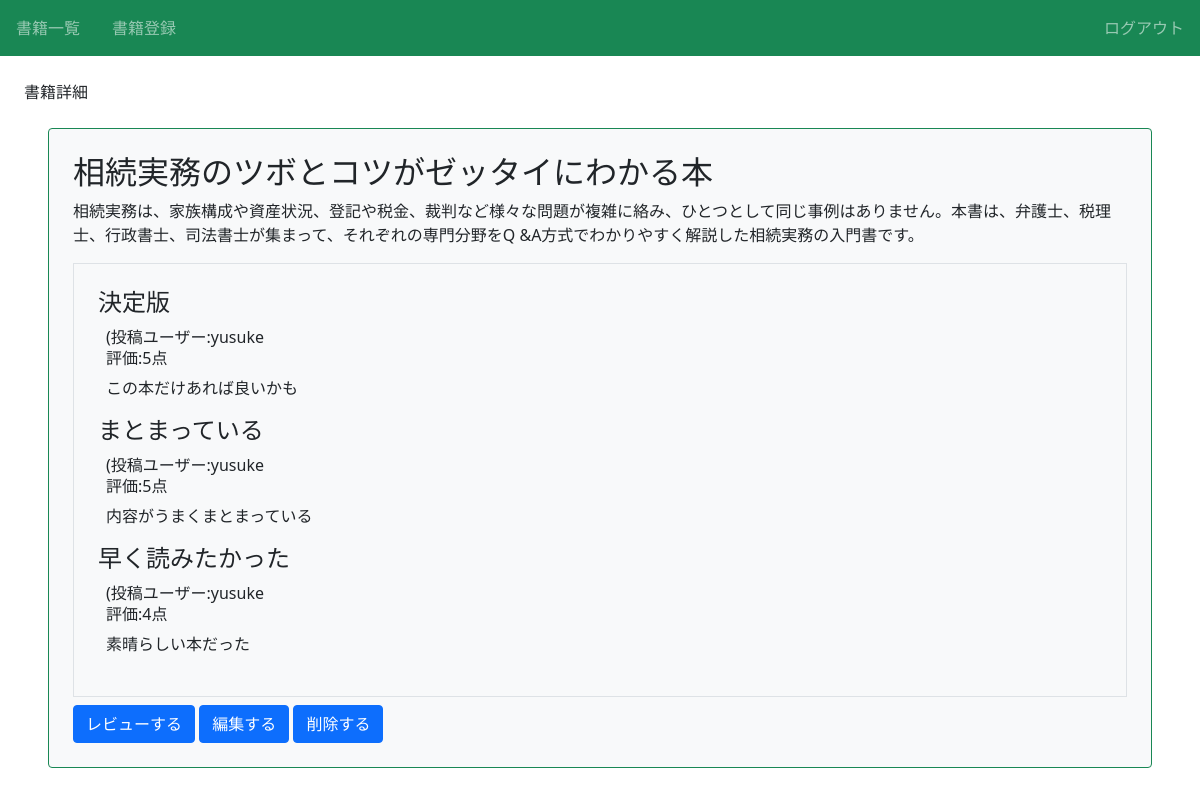
Screenshot of /book/9/detail/ (signed in) with the database file from the repository.
### book/models.py (models this page shows, shortened)
class Book(models.Model):
    title = models.CharField(max_length=100)
    text = models.TextField()
    thumbnail= models.ImageField(null=True, blank=True)
    category = models.CharField(
        max_length=100,
        choices=CATEGORY
    )
    user = models.ForeignKey('auth.User',on_delete=models.CASCADE)

class Review(models.Model):
    book = models.ForeignKey(Book, on_delete=models.CASCADE)
    title = models.CharField(max_length=100)
    text = models.TextField()
    rate = models.IntegerField(choices=RATE_CHOICES)
    user = models.ForeignKey('auth.User', on_delete=models.CASCADE)

### book/views.py (the view)
# urls.py: path('book/<int:pk>/detail/', views.DetailBookView.as_view(), name = 'detail-book'),
class DetailBookView(LoginRequiredMixin,DetailView):
    template_name = 'book/book_detail.html'
    model = Book

### book/templates/book/book_detail.html (shortened to what this page needs)
{% extends 'base.html' %}
{% block hl %}書籍詳細{% endblock %}
{% block content%}
    <div class="p-4 m-4 bg-light border border-success rounded">
        <h2 class="text success">{{ object.title }}</h2>
        <p>{{ object.text}}</p>
        <div class="border p-4 mb-2">
            {% for review in object.review_set.all %}
            <div>
                <h3 class="h4">{{review.title}}</h3>
                <div class="px-2">
                    <span>(投稿ユーザー:{{ review.user.username}}</span>
                    <h6>評価:{{ review.rate}}点</h6>
                    <p>{{ review.text}}</p>
                </div>
            </div>
            {% endfor %}
        </div>
        <a href="{% url 'review' object.pk %}" class="btn btn-primary">レビューする</a>
        <a href="{% url 'update-book' object.pk %}" class="btn btn-primary">編集する</a>
        <a href="{% url 'delete-book' object.pk %}" class="btn btn-primary">削除する</a>
    </div>
{% endblock %}

### book/static/book/css/style.css (style rules this page uses)
a { text-decoration: none; }

### rows the page displays
Book: title "相続実務のツボとコツがゼッタイにわかる本", text "相続実務は、家族構成や資産状況、登記や税金、裁判など様々な問題が複雑に絡み、ひとつとして同じ事例はありません。本書は、弁護士、税理士、行政書士、司法書士が集まって、それぞれの専門分野をQ &A方式でわかりやすく解説した相続実務の入門書です。"
Review: title "決定版", user.username "yusuke", rate "5", text "この本だけあれば良いかも"
Review: title "まとまっている", user.username "yusuke", rate "5", text "内容がうまくまとまっている"
Review: title "早く読みたかった", user.username "yusuke", rate "4", text "素晴らしい本だった"
